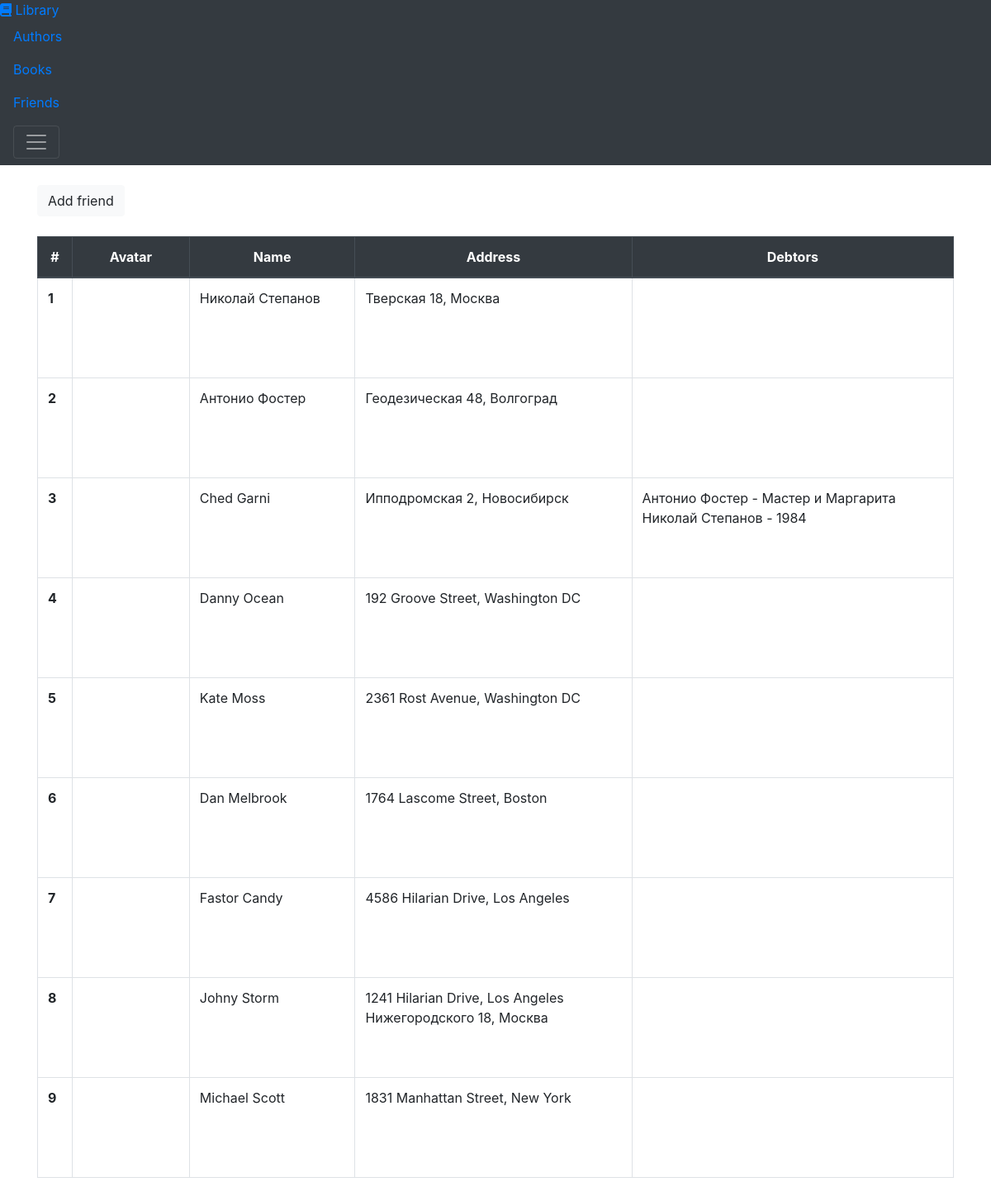
/friend/, run on the app's committed database.
### library/models.py (models this page shows, shortened)
class Friend(models.Model):
    full_name = models.CharField(max_length=50)
    avatar = models.ImageField(
        upload_to="users_avatars",
        default=None,
        blank=True
    )
    debtors = models.ManyToManyField(
        "self",
        through='Debt',
        symmetrical=False
    )
    class Meta:
        verbose_name = 'Друг'
        verbose_name_plural = 'Друзья'
    def __str__(self):
        return self.full_name

class Address(models.Model):
    street = models.CharField(max_length=50)
    city = models.CharField(max_length=60)
    zipcode = models.CharField(max_length=6)
    country = models.CharField(max_length=50, choices=COUNTRIES_ADRESS)
    person = models.ForeignKey(
        Friend,
        on_delete=models.CASCADE,
        null=True,
        default=None
    )
    class Meta:
        verbose_name = 'Адрес'
        verbose_name_plural = 'Адреса'
    def __str__(self):
        return "{}, {}".format(self.street, self.city)

class Debt(models.Model):
    usurer = models.ForeignKey(
        Friend,
        on_delete=models.CASCADE
    )
    debtor = models.ForeignKey(
        Friend,
        on_delete=models.CASCADE,
        related_name="taken_books"
    )
    book = models.ForeignKey(Book, on_delete=models.CASCADE)
    class Meta:
        verbose_name = 'Займ'
        verbose_name_plural = 'Займы'

class Book(models.Model):
    ISBN = models.CharField(max_length=13)
    title = models.CharField(max_length=50)
    description = models.TextField()
    year_release = models.SmallIntegerField()
    author = models.ForeignKey(
        Author,
        on_delete=models.CASCADE,
        null=True
    )
    current_owner = models.ForeignKey(
        Friend,
        on_delete=models.SET_NULL,
        null=True,
        blank=True
    )
    class Meta:
        verbose_name = 'Книга'
        verbose_name_plural = 'Книги'
    def __str__(self):
        return self.title

### library/views.py (the view)
class FriendList(ObjectListMixin, ListView):
    model = Friend
    template_name = 'friend/friend_list.html'

### library/utils.py (called while the page is built)
    def get_context_data(self, **kwargs):
        context = super().get_context_data(**kwargs)
        standart_data = {
            'title': self.model.__name__.lower() + 's',
            'model': self.model.__name__.lower()
        }
        context.update(standart_data)
        context.update(self.data)
        return context

### library/templates/friend/friend_list.html (shortened to what this page needs)
{% extends 'table_display.html' %}
{% block tablehead %}
    <th scope="col">Avatar</th>
    <th scope="col">Name</th>
    <th scope="col">Address</th>
    <th scope="col">Debtors</th>
{% endblock %}
{% block tablebody %}
    <td>
        {% if object.avatar %}
            <div style="
                    background-image: url({{ object.avatar.url }});
                    background-size: cover;
                    background-position: center;
                    filter: grayscale(0.2) brightness(0.9);
                    width: 6em;
                    height: 6em;
                 "
            ></div>
        {% endif %}
    </td>
    <td>
        {{ object.full_name }}
    </td>
    <td>
        {% for address in object.address_set.all %}
            {{ address }}<br>
        {% endfor %}
    </td>
    <td>
        {% for debt in object.debt_set.all %}
            {{ debt.debtor }} - {{ debt.book }}<br>
        {% endfor %}
    </td>
{% endblock %}

### library/templates/table_display.html (shortened to what this page needs)
{% extends 'index.html' %}
{% block content %}
{% with 'library:'|add:model|add:'_create' as form_url %}
    <a href="{% url form_url %}">
        <button class="btn btn-light mb-4">Add {{ model }}</button>
    </a>
{% endwith %}
<table class="table table-hover table-bordered">
    <thead class="thead-dark text-center">
        <tr>
            <th scope="col">#</th>
            {% block tablehead %}{% endblock %}
        </tr>
    </thead>
    <tbody>
        {% for object in object_list %}
            <tr>
                <th scope="row">{{ forloop.counter }}</th>
                {% block tablebody %}{% endblock %}
            </tr>
        {% endfor %}
    </tbody>
</table>
{% endblock %}

### library/templates/table_display.html (style rules this page uses)
.table thead th { vertical-align: middle; }

### data on the page
Friend: full_name "Николай Степанов"
Address: street+city "Тверская 18, Москва"
Friend: full_name "Антонио Фостер"
Address: street+city "Геодезическая 48, Волгоград"
Friend: full_name "Ched Garni"
Address: street+city "Ипподромская 2, Новосибирск"
Debt: debtor "Антонио Фостер", book "Мастер и Маргарита"
Debt: debtor "Николай Степанов", book "1984"
Friend: full_name "Danny Ocean"
Address: street+city "192 Groove Street, Washington DC"
Friend: full_name "Kate Moss"
Address: street+city "2361 Rost Avenue, Washington DC"
Friend: full_name "Dan Melbrook"
Address: street+city "1764 Lascome Street, Boston"
Friend: full_name "Fastor Candy"
Address: street+city "4586 Hilarian Drive, Los Angeles"
Friend: full_name "Johny Storm"
Address: street+city "1241 Hilarian Drive, Los Angeles"
Address: street+city "Нижегородского 18, Москва"
Friend: full_name "Michael Scott"
Address: street+city "1831 Manhattan Street, New York"

### other printed values
{{ model }} "friend"
